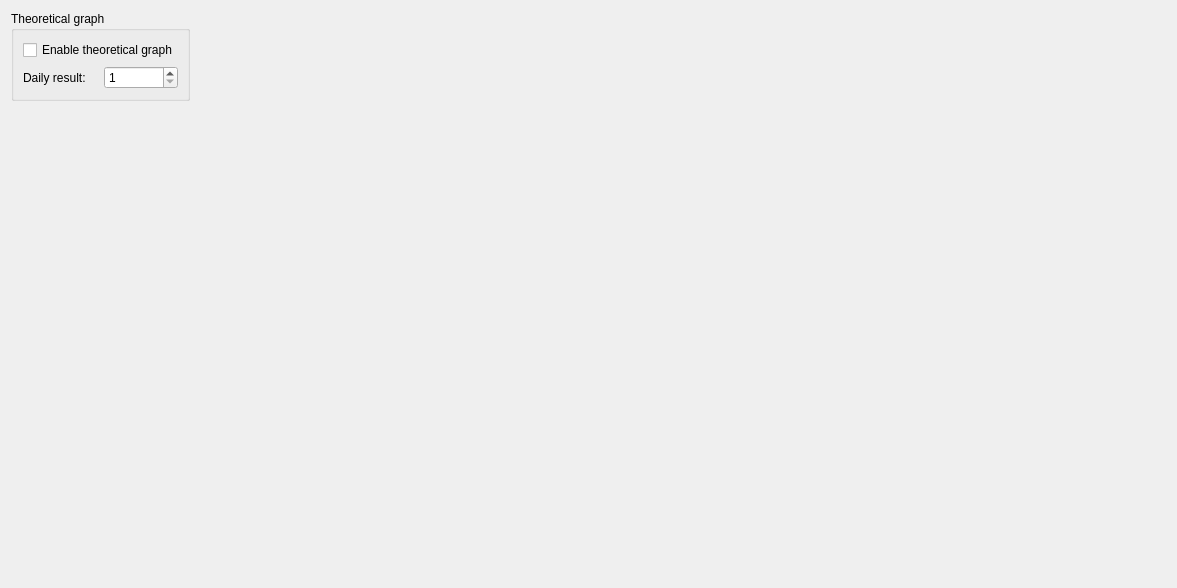
<?xml version="1.0" encoding="UTF-8"?>
<ui version="4.0">
 <class>ScoreGraphSettingsDialog</class>
 <widget class="QDialog" name="ScoreGraphSettingsDialog">
  <property name="geometry">
   <rect>
    <x>0</x>
    <y>0</y>
    <width>1177</width>
    <height>588</height>
   </rect>
  </property>
  <property name="windowTitle">
   <string>Dialog</string>
  </property>
  <layout class="QGridLayout" name="gridLayout">
   <item row="0" column="0">
    <widget class="QGroupBox" name="groupBox">
     <property name="title">
      <string>Theoretical graph</string>
     </property>
     <layout class="QVBoxLayout" name="verticalLayout">
      <item>
       <layout class="QHBoxLayout" name="horizontalLayout_2">
        <item>
         <widget class="QCheckBox" name="theoreticalGraphCheckbox">
          <property name="text">
           <string>Enable theoretical graph</string>
          </property>
         </widget>
        </item>
       </layout>
      </item>
      <item>
       <layout class="QHBoxLayout" name="horizontalLayout">
        <item>
         <widget class="QLabel" name="label">
          <property name="text">
           <string>Daily result:</string>
          </property>
         </widget>
        </item>
        <item>
         <widget class="QSpinBox" name="dailyResultSpinBox">
          <property name="minimum">
           <number>1</number>
          </property>
         </widget>
        </item>
       </layout>
      </item>
     </layout>
    </widget>
   </item>
   <item row="0" column="1">
    <spacer name="horizontalSpacer">
     <property name="orientation">
      <enum>Qt::Horizontal</enum>
     </property>
     <property name="sizeHint" stdset="0">
      <size>
       <width>40</width>
       <height>20</height>
      </size>
     </property>
    </spacer>
   </item>
   <item row="1" column="0">
    <spacer name="verticalSpacer">
     <property name="orientation">
      <enum>Qt::Vertical</enum>
     </property>
     <property name="sizeHint" stdset="0">
      <size>
       <width>20</width>
       <height>40</height>
      </size>
     </property>
    </spacer>
   </item>
  </layout>
 </widget>
 <resources/>
 <connections/>
</ui>
